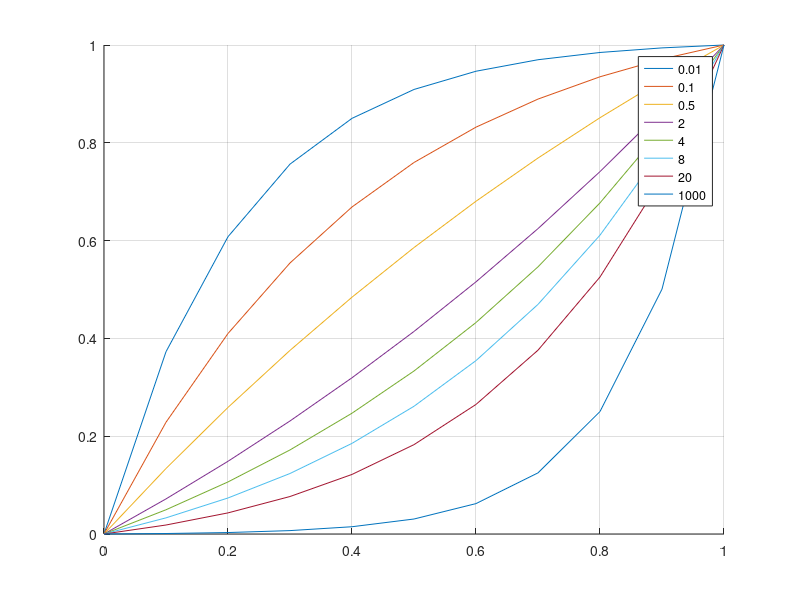

Reproduce this figure in MATLAB.
function curve
    hold on ; grid on ;
    for a = [0.01 0.1 0.5 2 4 8 20 1000]
        [x,y] = f(a) ;
        msg = sprintf("-;%d;",a);
        plot(x,y,msg);
        set(gca,'xlim', [0 1]);
        set(gca,'ylim', [0 1]);
    end
    hold off;

end
function [x,y] =f(a)
    x=[0:0.1:1];
    y=(a.^x-1)/(a-1);
end

